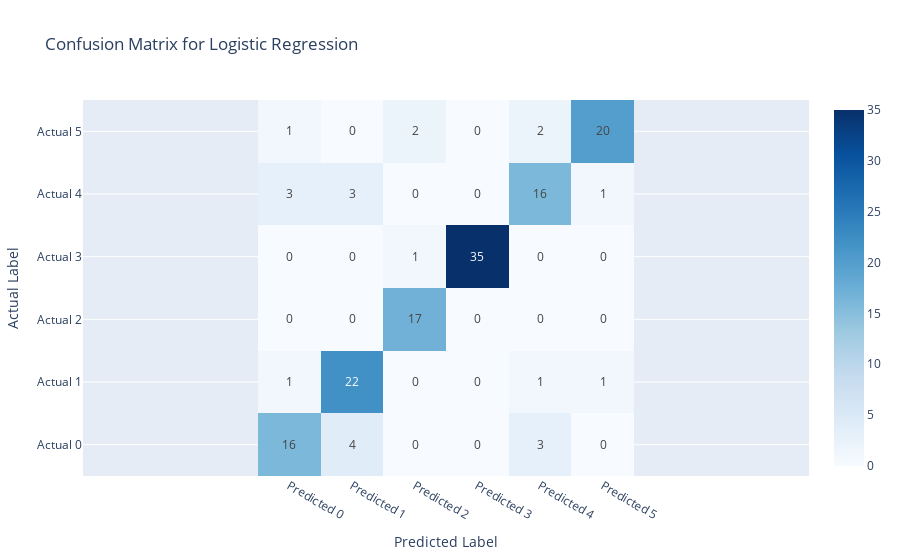
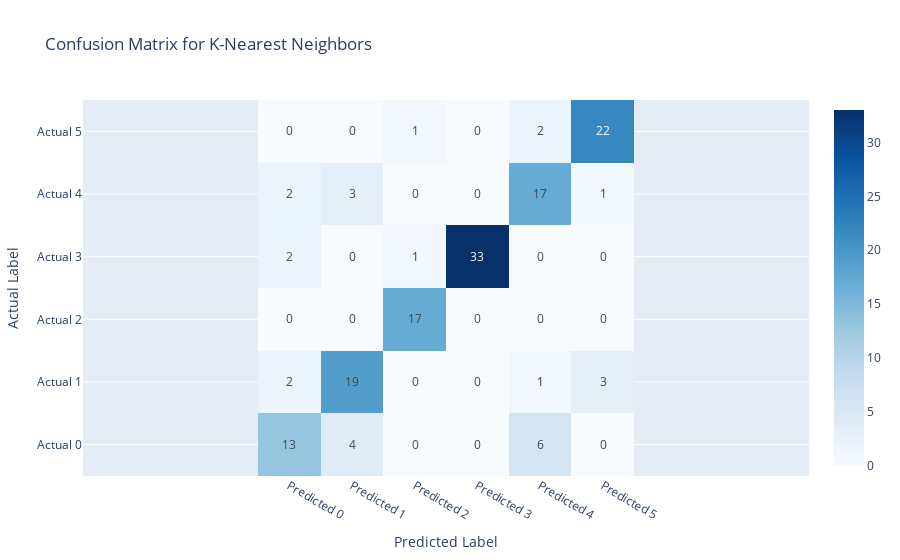
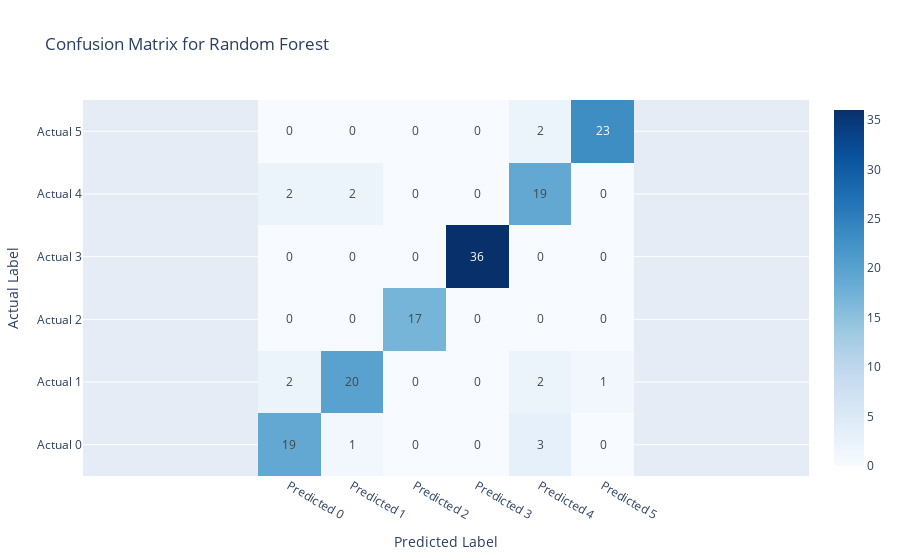
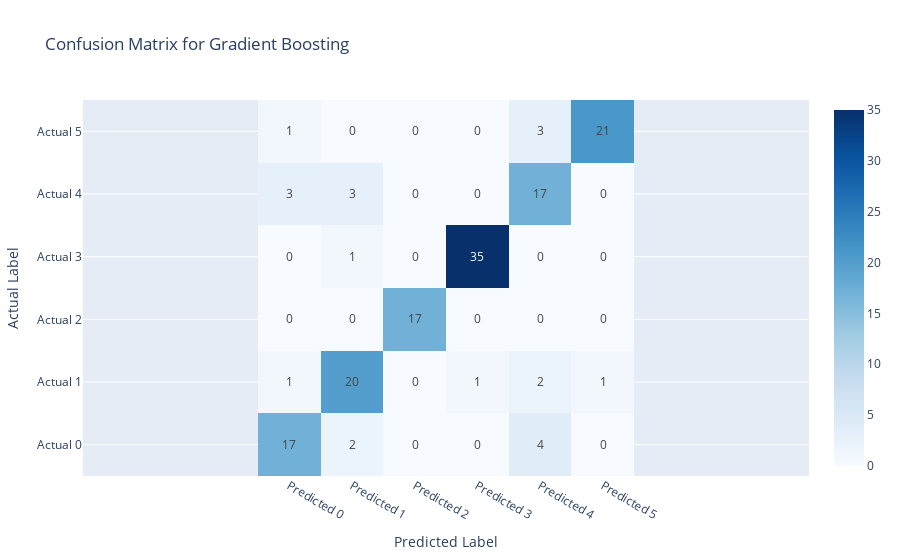

Source (notebook cell) for these figures, in order:
### Code cell
import plotly.graph_objects as go
from sklearn.metrics import classification_report, accuracy_score, roc_auc_score, roc_curve

results = {}

plt.figure(figsize=(8, 6))

# Training, prediction, and metric calculations
for model_name, model in models.items():
    print(f"\nTraining {model_name}...")
    model.fit(X_train, y_train_encoded)  # Train the model
    y_pred_train = model.predict(X_train) #Predict on train set
    y_pred_test = model.predict(X_test)  # Predict on the test set

    precisions = [classification_report(y_test_encoded, y_pred_test, output_dict=True)[str(i)]['precision'] for i in range(6)]
    recalls = [classification_report(y_test_encoded, y_pred_test, output_dict=True)[str(i)]['recall'] for i in range(6)]
    f1_scores = [classification_report(y_test_encoded, y_pred_test, output_dict=True)[str(i)]['f1-score'] for i in range(6)]
    
    # Storing metrics
    results[model_name] = {
        "Accuracy_Train": accuracy_score(y_train_encoded, y_pred_train),
        "Accuracy_Test": accuracy_score(y_test_encoded, y_pred_test),
        "Precision_Train": precision_score(y_train_encoded, y_pred_train, average='weighted'),
        "Precision_Test": precision_score(y_test_encoded, y_pred_test, average='weighted'),
        "Recall_Train": recall_score(y_train_encoded, y_pred_train, average='weighted'),
        "Recall_Test": recall_score(y_test_encoded, y_pred_test, average='weighted'),
        "F1 Score_Train": f1_score(y_train_encoded, y_pred_train, average='weighted'),
        "F1 Score_Test": f1_score(y_test_encoded, y_pred_test, average='weighted'),
        "Confusion Matrix": confusion_matrix(y_test_encoded, y_pred_test),
        "Classification Report": classification_report(y_train_encoded, y_pred_train),
        "Classification Report": classification_report(y_test_encoded, y_pred_test),
    }

    # Plotting the ROC curve
    draw_roc_curve(model, X_test, y_test_encoded, model_name)

    # Plotting the confusion matrix using Plotly with numbers displayed and square grid
    confusion_mat = results[model_name]["Confusion Matrix"]
    fig = go.Figure(data=go.Heatmap(
        z=confusion_mat,
        x=[f"Predicted {i}" for i in range(len(confusion_mat))],
        y=[f"Actual {i}" for i in range(len(confusion_mat))],
        colorscale="Blues",
        text=confusion_mat,  # Display numbers in each cell
        texttemplate="%{text}",  # Format to show text values
        showscale=True
    ))
    fig.update_layout(
        title=f"Confusion Matrix for {model_name}",
        xaxis_title="Predicted Label",
        yaxis_title="Actual Label",
        xaxis=dict(scaleanchor="y", scaleratio=1)  # Ensures square cells
    )
    fig.show()

plt.savefig(f'Images/roc_curve_{CURRENT}.png', dpi=500)

# Saving the metrics to a CSV file
metrics = []
for model_name, metric_dict in results.items():
    metrics.append({
        "Model": model_name,
        "Accuracy_Train": metric_dict["Accuracy_Train"],
        "Accuracy_Test": metric_dict["Accuracy_Test"],
        "Precision_Train": metric_dict["Precision_Train"],
        "Precision_Test": metric_dict["Precision_Test"],
        "Recall_Train": metric_dict["Recall_Train"],
        "Recall_Test": metric_dict["Recall_Test"],
        "F1 Score_Train": metric_dict["F1 Score_Train"],
        "F1 Score_Test": metric_dict["F1 Score_Test"],
    })

# Convert to DataFrame
df_metrics = pd.DataFrame(metrics)

# Save to CSV
df_metrics.to_csv(f'Metrics/{CURRENT}_model_evaluation_metrics.csv', index=False)

print("Metrics have been saved to model_evaluation_metrics.csv")

### Figure 1 — Plotly figure (JSON) as saved in the notebook; plotly's stock layout.template omitted (floating-point values rounded to 4 significant figures)
{"data": [{"colorscale": [[0, "rgb(247,251,255)"], [0.125, "rgb(222,235,247)"], [0.25, "rgb(198,219,239)"], [0.375, "rgb(158,202,225)"], [0.5, "rgb(107,174,214)"], [0.625, "rgb(66,146,198)"], [0.75, "rgb(33,113,181)"], [0.875, "rgb(8,81,156)"], [1, "rgb(8,48,107)"]], "showscale": true, "text": [[16, 4, 0, 0, 3, 0], [1, 22, 0, 0, 1, 1], [0, 0, 17, 0, 0, 0], [0, 0, 1, 35, 0, 0], [3, 3, 0, 0, 16, 1], [1, 0, 2, 0, 2, 20]], "texttemplate": "%{text}", "type": "heatmap", "x": ["Predicted 0", "Predicted 1", "Predicted 2", "Predicted 3", "Predicted 4", "Predicted 5"], "y": ["Actual 0", "Actual 1", "Actual 2", "Actual 3", "Actual 4", "Actual 5"], "z": [[16, 4, 0, 0, 3, 0], [1, 22, 0, 0, 1, 1], [0, 0, 17, 0, 0, 0], [0, 0, 1, 35, 0, 0], [3, 3, 0, 0, 16, 1], [1, 0, 2, 0, 2, 20]]}], "layout": {"title": {"text": "Confusion Matrix for Logistic Regression"}, "xaxis": {"scaleanchor": "y", "scaleratio": 1, "title": {"text": "Predicted Label"}}, "yaxis": {"title": {"text": "Actual Label"}}}}

### Figure 2 — Plotly figure (JSON) as saved in the notebook; plotly's stock layout.template omitted (floating-point values rounded to 4 significant figures)
{"data": [{"colorscale": [[0, "rgb(247,251,255)"], [0.125, "rgb(222,235,247)"], [0.25, "rgb(198,219,239)"], [0.375, "rgb(158,202,225)"], [0.5, "rgb(107,174,214)"], [0.625, "rgb(66,146,198)"], [0.75, "rgb(33,113,181)"], [0.875, "rgb(8,81,156)"], [1, "rgb(8,48,107)"]], "showscale": true, "text": [[13, 4, 0, 0, 6, 0], [2, 19, 0, 0, 1, 3], [0, 0, 17, 0, 0, 0], [2, 0, 1, 33, 0, 0], [2, 3, 0, 0, 17, 1], [0, 0, 1, 0, 2, 22]], "texttemplate": "%{text}", "type": "heatmap", "x": ["Predicted 0", "Predicted 1", "Predicted 2", "Predicted 3", "Predicted 4", "Predicted 5"], "y": ["Actual 0", "Actual 1", "Actual 2", "Actual 3", "Actual 4", "Actual 5"], "z": [[13, 4, 0, 0, 6, 0], [2, 19, 0, 0, 1, 3], [0, 0, 17, 0, 0, 0], [2, 0, 1, 33, 0, 0], [2, 3, 0, 0, 17, 1], [0, 0, 1, 0, 2, 22]]}], "layout": {"title": {"text": "Confusion Matrix for K-Nearest Neighbors"}, "xaxis": {"scaleanchor": "y", "scaleratio": 1, "title": {"text": "Predicted Label"}}, "yaxis": {"title": {"text": "Actual Label"}}}}

### Figure 3 — Plotly figure (JSON) as saved in the notebook; plotly's stock layout.template omitted (floating-point values rounded to 4 significant figures)
{"data": [{"colorscale": [[0, "rgb(247,251,255)"], [0.125, "rgb(222,235,247)"], [0.25, "rgb(198,219,239)"], [0.375, "rgb(158,202,225)"], [0.5, "rgb(107,174,214)"], [0.625, "rgb(66,146,198)"], [0.75, "rgb(33,113,181)"], [0.875, "rgb(8,81,156)"], [1, "rgb(8,48,107)"]], "showscale": true, "text": [[19, 1, 0, 0, 3, 0], [2, 20, 0, 0, 2, 1], [0, 0, 17, 0, 0, 0], [0, 0, 0, 36, 0, 0], [2, 2, 0, 0, 19, 0], [0, 0, 0, 0, 2, 23]], "texttemplate": "%{text}", "type": "heatmap", "x": ["Predicted 0", "Predicted 1", "Predicted 2", "Predicted 3", "Predicted 4", "Predicted 5"], "y": ["Actual 0", "Actual 1", "Actual 2", "Actual 3", "Actual 4", "Actual 5"], "z": [[19, 1, 0, 0, 3, 0], [2, 20, 0, 0, 2, 1], [0, 0, 17, 0, 0, 0], [0, 0, 0, 36, 0, 0], [2, 2, 0, 0, 19, 0], [0, 0, 0, 0, 2, 23]]}], "layout": {"title": {"text": "Confusion Matrix for Random Forest"}, "xaxis": {"scaleanchor": "y", "scaleratio": 1, "title": {"text": "Predicted Label"}}, "yaxis": {"title": {"text": "Actual Label"}}}}

### Figure 4 — Plotly figure (JSON) as saved in the notebook; plotly's stock layout.template omitted (floating-point values rounded to 4 significant figures)
{"data": [{"colorscale": [[0, "rgb(247,251,255)"], [0.125, "rgb(222,235,247)"], [0.25, "rgb(198,219,239)"], [0.375, "rgb(158,202,225)"], [0.5, "rgb(107,174,214)"], [0.625, "rgb(66,146,198)"], [0.75, "rgb(33,113,181)"], [0.875, "rgb(8,81,156)"], [1, "rgb(8,48,107)"]], "showscale": true, "text": [[17, 2, 0, 0, 4, 0], [1, 20, 0, 1, 2, 1], [0, 0, 17, 0, 0, 0], [0, 1, 0, 35, 0, 0], [3, 3, 0, 0, 17, 0], [1, 0, 0, 0, 3, 21]], "texttemplate": "%{text}", "type": "heatmap", "x": ["Predicted 0", "Predicted 1", "Predicted 2", "Predicted 3", "Predicted 4", "Predicted 5"], "y": ["Actual 0", "Actual 1", "Actual 2", "Actual 3", "Actual 4", "Actual 5"], "z": [[17, 2, 0, 0, 4, 0], [1, 20, 0, 1, 2, 1], [0, 0, 17, 0, 0, 0], [0, 1, 0, 35, 0, 0], [3, 3, 0, 0, 17, 0], [1, 0, 0, 0, 3, 21]]}], "layout": {"title": {"text": "Confusion Matrix for Gradient Boosting"}, "xaxis": {"scaleanchor": "y", "scaleratio": 1, "title": {"text": "Predicted Label"}}, "yaxis": {"title": {"text": "Actual Label"}}}}
